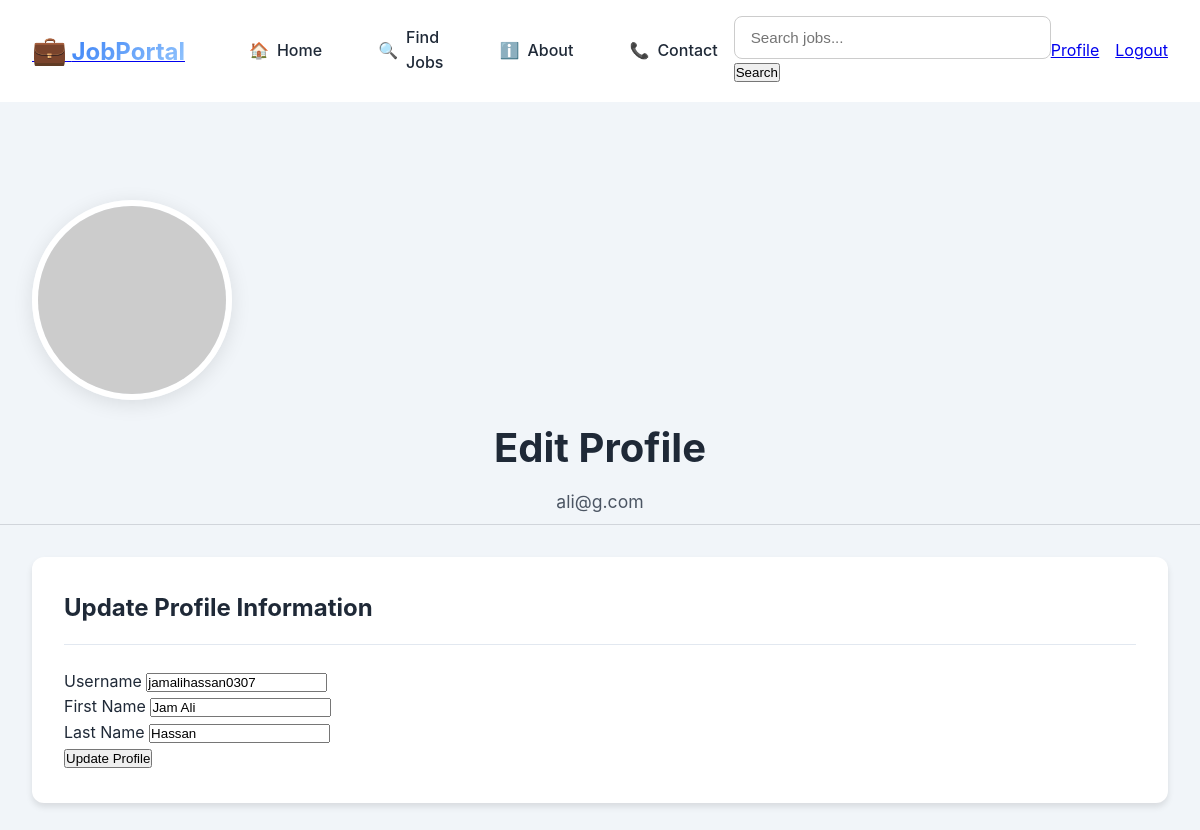
Screenshot of /profile/edit/ (signed in) with the database file from the repository.
### jobs/models.py (models this page shows, shortened)
class User(AbstractUser):
    name = models.CharField(max_length=100)
    profile_picture = models.CharField(max_length=255, null=True, blank=True)
    role = models.ForeignKey(Role, on_delete=models.CASCADE, null=True)

### jobs/views.py (the view, shortened to what this page needs)
# urls.py: path('profile/edit/', views.edit_profile, name='edit_profile'),
@login_required
def edit_profile(request):
    return render(request, 'jobs/edit_profile.html')

### jobs/templates/jobs/edit_profile.html (shortened to what this page needs)
{% extends 'jobs/base.html' %}
{% load static %}
{% block extra_css %}
<link rel="stylesheet" href="{% static 'css/pages/Profile.css' %}">
{% endblock %}
{% block content %}
<div class="profile-container">
    <div class="profile-header">
        <div class="profile-cover">
        </div>
        <div class="profile-info">
            <div class="profile-avatar">
                <img src="https://ui-avatars.com/api/?name={{ user.username }}&background=random" alt="Profile Avatar">
            </div>
            <div class="profile-details">
                <h1>Edit Profile</h1>
                <p class="email">{{ user.email }}</p>
            </div>
        </div>
    </div>
    <div class="profile-content">
        <div class="profile-section">
            <h2>Update Profile Information</h2>
            <form method="POST" class="edit-profile-form">
                <div class="form-group">
                    <label for="username">Username</label>
                    <input type="text" id="username" name="username" value="{{ user.username }}" required>
                </div>
                <div class="form-group">
                    <label for="first_name">First Name</label>
                    <input type="text" id="first_name" name="first_name" value="{{ user.first_name }}">
                </div>
                <div class="form-group">
                    <label for="last_name">Last Name</label>
                    <input type="text" id="last_name" name="last_name" value="{{ user.last_name }}">
                </div>
                <button type="submit" class="submit-btn">Update Profile</button>
            </form>
        </div>
    </div>
</div>
{% endblock %}

### static/css/common.css (style rules this page uses)
:root { --primary-color: #3b82f6; --secondary-color: #60a5fa; --accent-color: #93c5fd; --background-color: #f1f5f9; --card-bg: #ffffff; --text-primary: #1f2937; --text-secondary: #4b5563; --border-color: #d1d5db; --success: #10b981; --warning: #f59e0b; --error: #ef4444; }
* { margin: 0; padding: 0; box-sizing: border-box; }
body { font-family: "Inter", -apple-system, BlinkMacSystemFont, sans-serif; background-color: var(--background-color); color: var(--text-primary); line-height: 1.6; transition: background-color 0.3s ease, color 0.3s ease; }

### static/css/components/NavBar.css (style rules this page uses)
.profile-info { padding: 1rem; border-bottom: 1px solid var(--border-color); text-align: center; }

### static/css/pages/Profile.css (style rules this page uses)
.profile-container { min-height: 100vh; background-color: var(--background-color); }
.profile-header { position: relative; margin-bottom: 2rem; }
.profile-cover { height: 300px; overflow: hidden; position: relative; }
.profile-info { max-width: 1200px; margin: 0 auto; padding: 0 2rem; position: relative; margin-top: -100px; }
.profile-avatar { width: 200px; height: 200px; border-radius: 50%; border: 6px solid white; overflow: hidden; box-shadow: 0 4px 20px rgba(0, 0, 0, 0.1); }
.profile-avatar img { width: 100%; height: 100%; object-fit: cover; }
.profile-details { margin-top: 1rem; color: var(--text-primary); }
.profile-details h1 { font-size: 2.5rem; font-weight: 700; margin-bottom: 0.5rem; }
.profile-details .email { color: var(--text-secondary); font-size: 1.1rem; margin-bottom: 0.5rem; }
.profile-content { max-width: 1200px; margin: 0 auto; padding: 0 2rem; }
.profile-section { background: white; border-radius: 12px; padding: 2rem; margin-bottom: 2rem; box-shadow: 0 4px 6px rgba(0, 0, 0, 0.1); }
.profile-section h2 { font-size: 1.5rem; color: var(--text-primary); margin-bottom: 1.5rem; padding-bottom: 1rem; border-bottom: 1px solid #e2e8f0; }

### rows the page displays
User: email "ali@g.com", username "jamalihassan0307", first_name "Jam Ali", last_name "Hassan"
